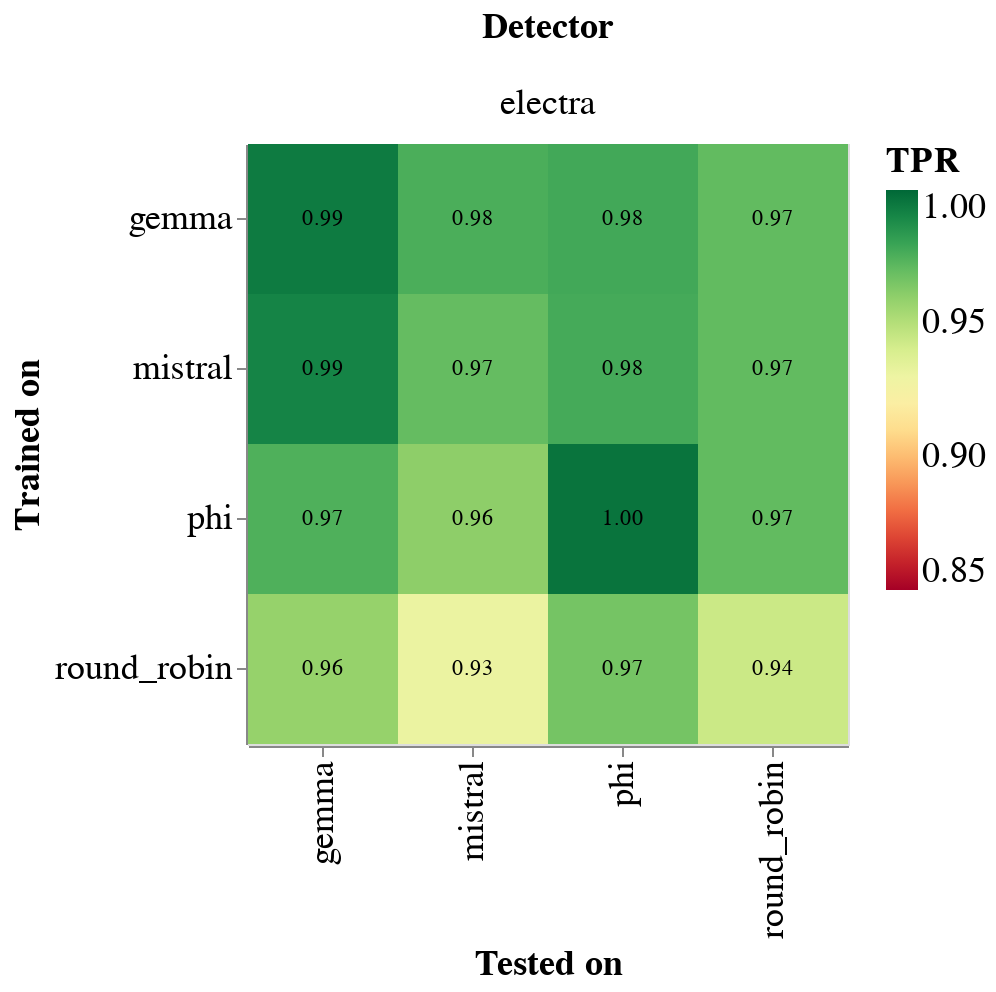

The notebook cell this image was saved under:
### Markdown cell above
### Cross model

### Code cell
chat_models = ["gemma_chat", "zephyr", "llama3"]
no_chat_df = freeze_base_df[freeze_base_df["dataset"].apply(lambda x: x not in chat_models)]
# select electra only
no_chat_df = no_chat_df[no_chat_df["detector_short_name"] == "electra"]

heatmap = alt.Chart(no_chat_df).mark_rect().encode(
    alt.X('dataset:N', sort="x", title="Tested on"),
    alt.Y('trained_on_dataset:N', sort="y", title="Trained on"),
    alt.Color('TPR:Q').scale(scheme='redyellowgreen', domain=[0.85, 1]),
    #alt.Row("trained_on_dataset:N", title="Dataset used for training"),
).properties(
    width=300,
    height=300
)

heatmap_text = alt.Chart(no_chat_df).mark_text(baseline='middle').encode(
    alt.X('dataset:N', sort="x", title="Tested on"),
    alt.Y('trained_on_dataset:N', sort="y", title="Trained on"),
    text='TPR:Q',
    color=alt.condition(
        alt.datum.accuracy > 0.5,
        alt.value('black'),
        alt.value('white')
    )
).properties(
    width=300,
    height=300
)

heatmap_cross = alt.layer(heatmap, heatmap_text).facet(
    #column=alt.Column("trained_on_dataset:N", title="Dataset used for training")
    column=alt.Column("detector_short_name:N", title="Detector")
).configure(
    numberFormat='0.2f'
).configure_axis(
    labelFontSize=18,
    titleFontSize=18
).configure_legend(
    labelFontSize=18,
    titleFontSize=18,
    titleLimit=0
).configure_header(
    titleFontSize=18,
    labelFontSize=18
)

heatmap_cross.save("notebooks/plots/heatmap_cross_llm.png")
heatmap_cross
